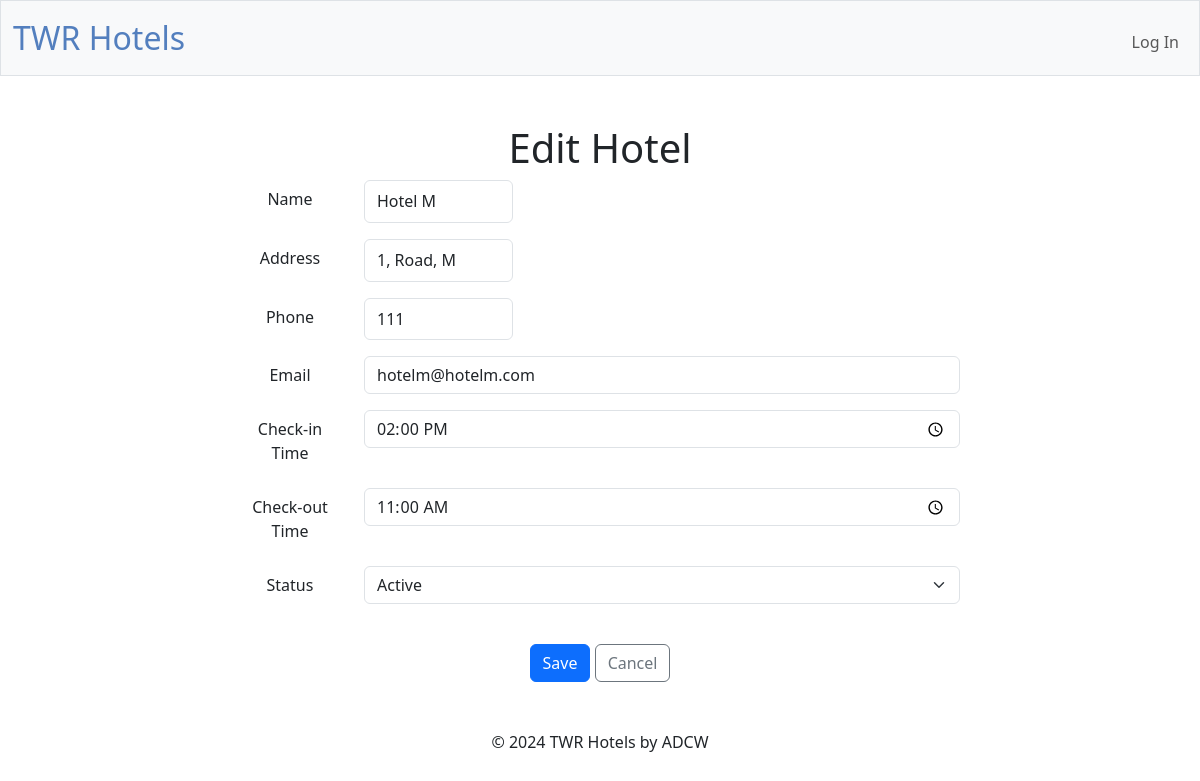
/edit_hotel?hotelid=1, run on the app's committed database.
### tables this page shows
CREATE TABLE "hotels" (hotelID INTEGER PRIMARY KEY AUTOINCREMENT NOT NULL , name TEXT NOT NULL, address TEXT, phone INTEGER NOT NULL, email TEXT NOT NULL, checkinTime TIME NOT NULL, checkoutTime TIME NOT NULL, statusID INTEGER NOT NULL, FOREIGN KEY (statusID) REFERENCES status(statusID));

CREATE TABLE "status" (statusID INTEGER PRIMARY KEY AUTOINCREMENT NOT NULL, status TEXT NOT NULL);

### app.py (the view, shortened to what this page needs)
@app.route("/edit_hotel", methods=["GET", "POST"])
@manager_required
def edit_hotel():
    hotelID = request.args.get("hotelid")
    hotel = db.execute("SELECT * FROM hotels WHERE hotelID = ?", hotelID)
    hotel = hotel[0] if hotel else None
    allStatus = db.execute("SELECT * FROM status")
    return render_template("edit_hotel.html", hotel=hotel, allStatus=allStatus)

### app.py (called while the page is built)
@app.after_request
def after_request(response):
    response.headers["Cache-Control"] = "no-cache, no-store, must-revalidate"
    response.headers["Expires"] = 0
    response.headers["Pragma"] = "no-cache"
    return response

### templates/edit_hotel.html (shortened to what this page needs)
{% extends "layout.html" %}
{% block main %}
    <h1>Edit Hotel</h1>
     <div class="container">
        <div class="row">
            <div class="col-md-8 offset-md-2">
                <form action="edit_hotel" method="post">
                    <div class="mb-3 row">
                        <label for="name" class="col-sm-2 col-form-label">Name</label>
                        <div class="col-sm-10">
                            <input type="text" class="form-control" id="name" name="name" value="{{ hotel['name'] }}" required>
                        </div>
                    </div>
                    <div class="mb-3 row">
                        <label for="address" class="col-sm-2 col-form-label">Address</label>
                        <div class="col-sm-10">
                            <input type="text" class="form-control" id="address" name="address" value="{{ hotel['address'] }}" required>
                        </div>
                    </div>
                    <div class="mb-3 row">
                        <label for="phone" class="col-sm-2 col-form-label">Phone</label>
                        <div class="col-sm-10">
                            <input type="text" class="form-control" id="phone" name="phone" value="{{ hotel['phone'] }}" required>
                        </div>
                    </div>
                    <div class="mb-3 row">
                        <label for="email" class="col-sm-2 col-form-label">Email</label>
                        <div class="col-sm-10">
                            <input type="email" class="form-control" id="email" name="email" value="{{ hotel['email'] }}" required>
                        </div>
                    </div>
                    <div class="mb-3 row">
                        <label for="checkinTime" class="col-sm-2 col-form-label">Check-in Time</label>
                        <div class="col-sm-10">
                            <input type="time" class="form-control" id="checkinTime" name="checkinTime" value="{{ hotel['checkinTime'] }}" required>
                        </div>
                    </div>
                    <div class="mb-3 row">
                        <label for="checkoutTime" class="col-sm-2 col-form-label">Check-out Time</label>
                        <div class="col-sm-10">
                            <input type="time" class="form-control" id="checkoutTime" name="checkoutTime" value="{{ hotel['checkoutTime'] }}" required>
                        </div>
                    </div>
                    <div class="mb-3 row">
                        <label for="status" class="col-sm-2 col-form-label">Status</label>
                        <div class="col-sm-10">
                            <select class="form-select" id="status" name="status" required>
                                {% for status in allStatus %}
                                    <option value="{{ status['statusID'] }}" {% if status['statusID'] == hotel['statusID'] %} selected {% endif %}>{{ status['status'] }}</option>
                                {% endfor %}
                            </select>
                        </div>
                    </div>
                    <br>
                    <div>
                        <button type="submit" class="btn btn-primary">Save</button>
                        <a href="/hotels" class="btn btn-outline-secondary">Cancel</a>
                    </div>
                </form>
            </div>
        </div>
    </div>
{% endblock %}

### static/styles.css (style rules this page uses)
button, input[type="submit"] { background-color: #d9edff; border: 1px solid transparent; border-radius: 0.25rem; font-size: 0.95rem; font-weight: 400; line-height: 1.5; padding: 0.375rem 0.75rem; text-align: center; transition: color 0.15s ease-in-out, background-color 0.15s ease-in-out, border-color 0.15s ease-in-out, box-shadow 0.15s ease-in-out; vertical-align: middle; }
input[type="text"], input[type="number"] { line-height: 1.8; width: 25%; }

### data on the page
hotels: name "Hotel M", address "1, Road, M", phone "111", email "hotelm@hotelm.com", checkinTime "14:00", checkoutTime "11:00", status "Active"
